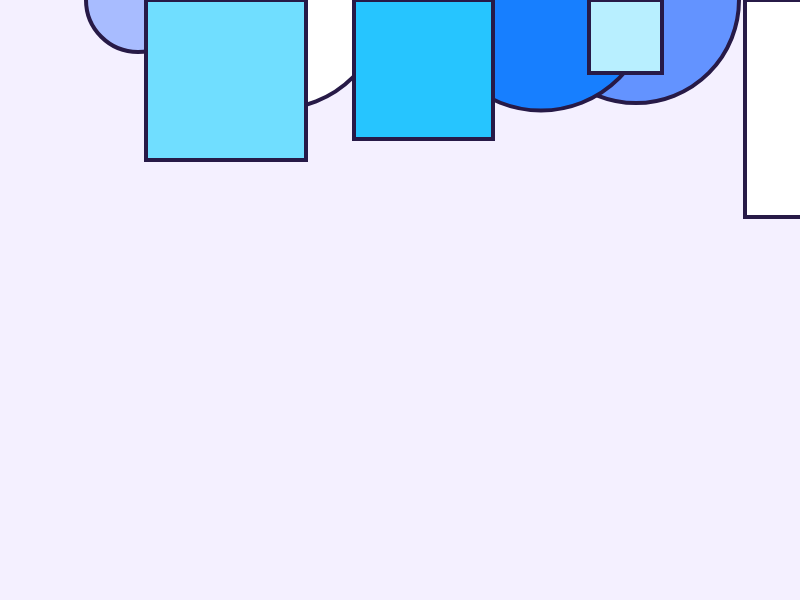
Frame 1 (no input)
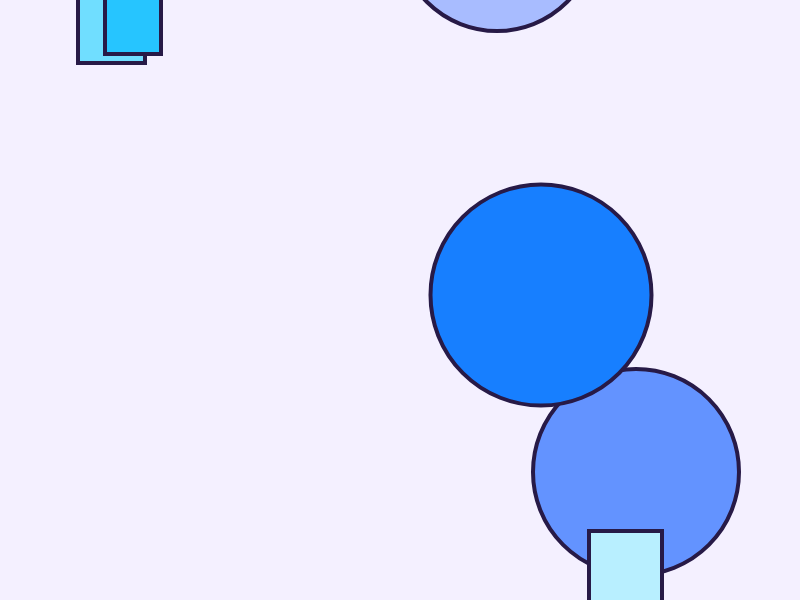
Frame 60 (no input)
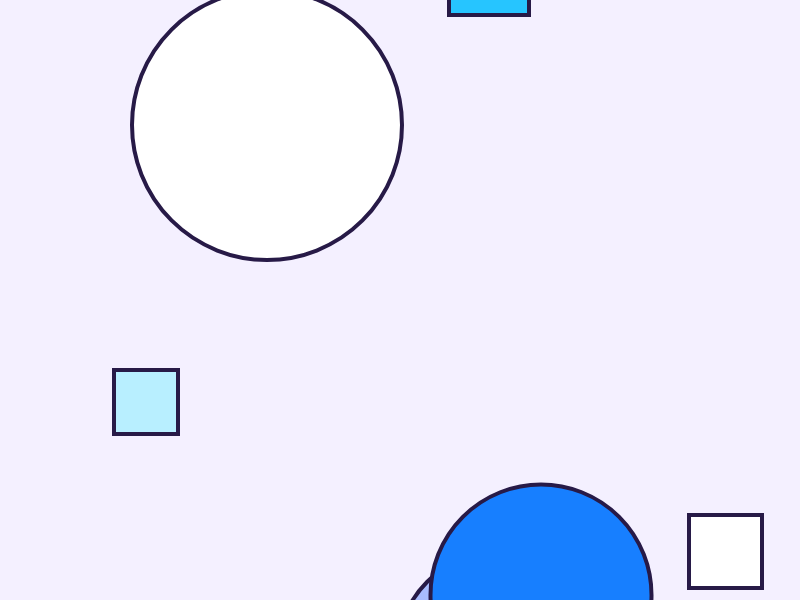
Frame 120 (the mouse pressed at the canvas centre since frame 60)

The p5.js sketch that drew these frames (run headless with seeded random() and noise() and a simulated clock; from frame 60 on, the mouse is pressed at the canvas centre):

// p5.js sketch
// ── sketch.js
//Vormen voor beweging:
let circle1 = 0;
let circle2 = 0;
let circle3 = 0;
let circle4 = 0;
let square1 = 0;
let square2 = 0;
let square3 = 0;
let square4 = 0;

//Randomizen
let = circle1randomspeed = 0; //Speed
let = circle2randomspeed = 0;
let = circle3randomspeed = 0;
let = circle4randomspeed = 0;
let = square1randomspeed = 0;
let = square2randomspeed = 0;
let = square3randomspeed = 0;
let = square4randomspeed = 0;

let = circle1randomsize = 0; //Size
let = circle2randomsize = 0;
let = circle3randomsize = 0;
let = circle4randomsize = 0;
let = square1randomsize = 0;
let = square2randomsize = 0;
let = square3randomsize = 0;
let = square4randomsize = 0;


//let VormenAantal1 = (50); //Aantal vormen

function setup() {
  createCanvas(800, 600);

circle1randomspeed = int(random(5, 20)); //Randomizen locatie Xerneas
circle1randomlocatieX = int(random(0, 600));
circle1randomsize = int(random(50, 275));
circleX1 = int(random(0, 800));

circle2randomspeed = int(random(5, 20)); 
circle2randomlocatieX = int(random(0, 600));
circle2randomsize = int(random(50, 275));
circleX2 = int(random(0, 800));

circle3randomspeed = int(random(5, 20)); 
circle3randomlocatieX = int(random(0, 600));
circle3randomsize = int(random(50, 275));
circleX3 = int(random(0, 800));

circle4randomspeed = int(random(5, 20)); 
circle4randomlocatieX = int(random(0, 600));
circle4randomsize = int(random(50, 275));
circleX4 = int(random(0, 800));

square1randomspeed = int(random(5, 20)); 
square1randomlocatieX = int(random(0, 600));
square1randomsize = int(random(50, 250));
squareX1 = int(random(0, 800));

square2randomspeed = int(random(5, 20)); 
square2randomlocatieX = int(random(0, 600));
square2randomsize = int(random(50, 100));
squareX2 = int(random(0, 800));

square3randomspeed = int(random(5, 20)); 
square3randomlocatieX = int(random(0, 600));
square3randomsize = int(random(50, 250));
squareX3 = int(random(0, 800));

square4randomspeed = int(random(5, 20)); 
square4randomlocatieX = int(random(0, 600));
square4randomsize = int(random(50, 250));
squareX4 = int(random(0, 800));

}


function draw() {
  background(244, 240, 255);


//Circles and squares
strokeWeight(4);
stroke(39, 26, 71);

fill(255, 255, 255);
circle(circleX1, 0 + circle1, circle1randomsize);

fill(168, 188, 255);
circle(circleX2, 0 + circle2, circle2randomsize);

fill(99, 147, 255);
circle(circleX3, 0 + circle3, circle3randomsize);

fill(23, 127, 255);
circle(circleX4, 0 + circle4, circle4randomsize);

fill(255, 255, 255);
square(squareX1, 0 + square1, square1randomsize);

fill(184, 239, 255);
square(squareX2, 0 + square2, square2randomsize);

fill(112, 222, 255);
square(squareX3, 0 + square3, square3randomsize);

fill(38, 197, 255);
square(squareX4, 0 + square4, square4randomsize);

//Bewegingen vormen

circle1 = circle1 + circle1randomspeed;
if (circle1 > 800) {
  circle1 = -200;
circleX1 = int(random(0, 800)); 
circle1randomspeed = int(random(5, 20));
circle1randomsize = int(random(50, 275));
circle1randomlocatieX = int(random(0, 600));
}

circle2 = circle2 + circle2randomspeed;
if (circle2 > 800) {
  circle2 = -200;
circleX2 = int(random(0, 800)); 
circle2randomspeed = int(random(5, 20));
circle2randomsize = int(random(50, 275));
circle2randomlocatieX = int(random(0, 600));
}

circle3 = circle3 + circle3randomspeed;
if (circle3 > 800) {
  circle3 = -200;
circleX3 = int(random(0, 800)); 
circle3randomspeed = int(random(5, 20));
circle3randomsize = int(random(50, 275));
circle3randomlocatieX = int(random(0, 600));
}

circle4 = circle4 + circle4randomspeed;
if (circle4 > 800) {
  circle4 = -200;
circleX4 = int(random(0, 800));
circle4randomspeed = int(random(5, 20)); 
circle4randomsize = int(random(50, 275));
circle4randomlocatieX = int(random(0, 600));
}

square1 = square1 + square1randomspeed;
if (square1 > 800) {
  square1 = -200;
squareX1 = int(random(0, 800)); 
square1randomspeed = int(random(5, 20));
square1randomsize = int(random(50, 100));
square1randomlocatieX = int(random(0, 600));
}

square2 = square2 + square2randomspeed;
if (square2 > 800) {
  square2 = -200;
squareX2 = int(random(0, 800)); 
square2randomspeed = int(random(5, 20));
square2randomsize = int(random(50, 100));
square2randomlocatieX = int(random(0, 600));
}

square3 = square3 + square3randomspeed;
if (square3 > 800) {
  square3 = -200;
squareX3 = int(random(0, 800)); 
square3randomspeed = int(random(5, 20));
square3randomsize = int(random(50, 100));
square3randomlocatieX = int(random(0, 600));
}

square4 = square4 + square4randomspeed;
if (square4 > 800) {
  square4 = -200;
squareX4 = int(random(0, 800)); 
square4randomspeed = int(random(5, 20));
square4randomsize = int(random(50, 100));
square4randomlocatieX = int(random(0, 600));
}


}
